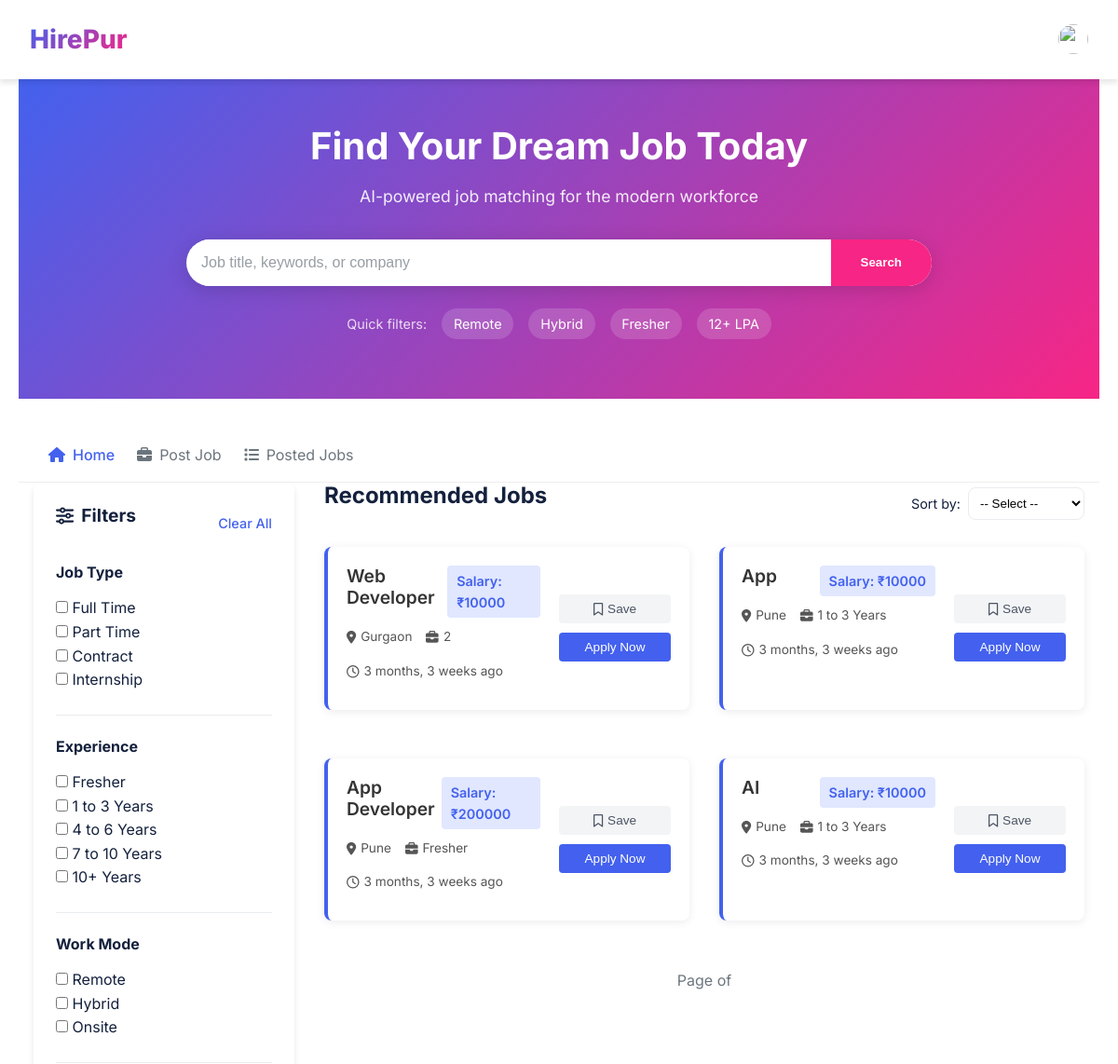
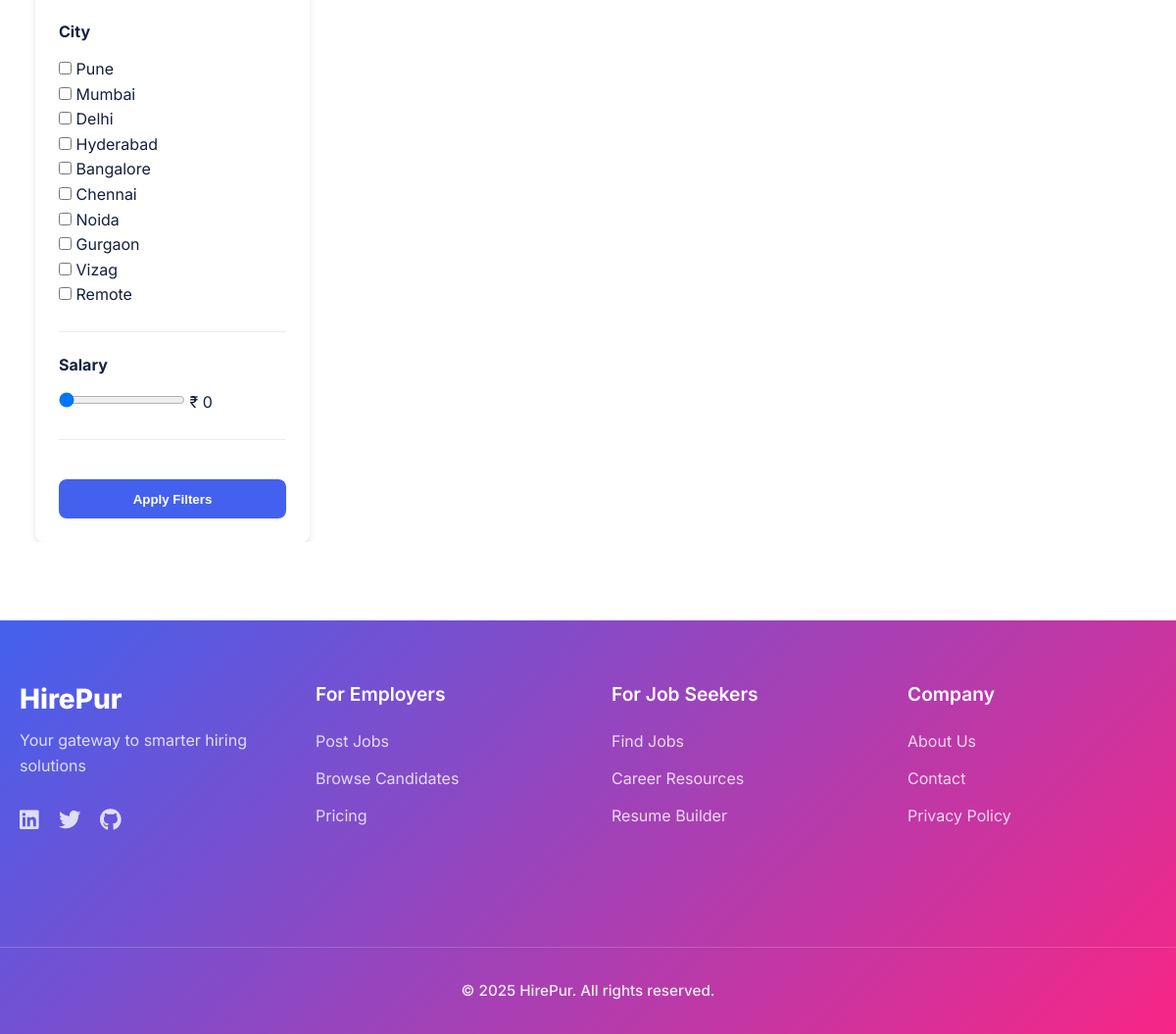
The page /home/ (signed in) on the database its author committed (2 pictures, top to bottom).
### main/models.py (models this page shows, shortened)
class Job(models.Model):
    JOB_TYPE_CHOICES = [
        ('full-time', 'Full Time'),
        ('part-time', 'Part Time'),
        ('contract', 'Contract'),
        ('internship', 'Internship'),
    ]
    WORK_MODE_CHOICES = [
        ('remote', 'Remote'),
        ('hybrid', 'Hybrid'),
        ('onsite', 'Onsite'),
    ]
    EXPERIENCE_CHOICES = [
        ('fresher', 'Fresher'),
        ('1-3', '1 to 3 Years'),
        ('4-6', '4 to 6 Years'),
        ('7-10', '7 to 10 Years'),
        ('10+', '10+ Years'),
    ]
    CITY_CHOICES = [
        ('pune', 'Pune'),
        ('mumbai', 'Mumbai'),
        ('delhi', 'Delhi'),
        ('hyderabad', 'Hyderabad'),
        ('bangalore', 'Bangalore'),
        ('chennai', 'Chennai'),
        ('noida', 'Noida'),
        ('gurgaon', 'Gurgaon'),
        ('vizag', 'Vizag'),
        ('remote', 'Remote'),
    ]
    employer = models.ForeignKey(EmployerProfile, on_delete=models.CASCADE)
    title = models.CharField(max_length=255)
    description = models.TextField()
    location = models.CharField(max_length=255, choices=CITY_CHOICES)
    job_type = models.CharField(max_length=20, choices=JOB_TYPE_CHOICES)
    work_mode = models.CharField(max_length=20, choices=WORK_MODE_CHOICES)
    salary = models.PositiveIntegerField()
    experience_required = models.CharField(max_length=100, choices=EXPERIENCE_CHOICES)
    posted_on = models.DateTimeField(auto_now_add=True)

### main/views.py (the view, shortened to what this page needs)
# urls.py: 2. Add a URL to urlpatterns:  path('', views.home, name='home')
@login_required
def home(request):
    jobs = Job.objects.all()
    q=request.GET.get('q')
    job_types = request.GET.getlist('job_type')
    work_modes = request.GET.getlist('work_mode')
    experiences = request.GET.getlist('experience')
    locations = request.GET.getlist('location')
    salary = request.GET.get('salary')
    sort_by = request.GET.get('sort_by')
    if sort_by == 'newest':
        jobs = jobs.order_by('-posted_on')
    elif sort_by == 'salary_high':
        jobs = jobs.order_by('-salary')
    elif sort_by == 'salary_low':
        jobs = jobs.order_by('salary')
    if job_types:
        jobs = jobs.filter(job_type__in=job_types)
    if work_modes:
        jobs = jobs.filter(work_mode__in=work_modes)
    if experiences:
        jobs = jobs.filter(experience_required__in=experiences)
    if locations:
        jobs = jobs.filter(location__in=locations)
    if salary:
        try:
            salary_value = int(salary)
            jobs = jobs.filter(salary__gte=salary_value)
        except ValueError:
            pass  # if invalid, ignore
    paginator = Paginator(jobs, 6)
    page = request.GET.get('page')
    jobs_paginated = paginator.get_page(page)
    user_type = 'unknown'
    profile = None
    try:
        if hasattr(request.user, 'employerprofile'):
            profile = EmployerProfile.objects.get(user=request.user)
            user_type = 'employer'
        elif hasattr(request.user, 'jobseekerprofile'):
            profile = JobSeekerProfile.objects.get(user=request.user)
            user_type = 'seeker'
    except Exception as e:
        print(f"Profile error: {e}")
    context = {
        'jobs': jobs_paginated,
        'selected_job_types': job_types,
        'selected_work_modes': work_modes,
        'selected_experiences': experiences,
        'selected_locations': locations,
        'salary': salary,
        'job_type_choices': Job.JOB_TYPE_CHOICES,
        'experience_choices': Job.EXPERIENCE_CHOICES,
        'work_mode_choices': Job.WORK_MODE_CHOICES,
        'city_choices': Job.CITY_CHOICES,
        'user_type': user_type,
        'profile': profile,
        'sort_by': sort_by,
        'jobs': jobs,
    }
    return render(request, 'main/home.html', context)

### main/templates/main/home.html (shortened to what this page needs)
{% extends "main/base.html" %}
{% load static %}
{% block content %}
<div class="home-container">
    <section class="search-hero">
        <div class="search-container">
            <h1>Find Your <span>Dream Job</span> Today</h1>
            <p style="color:white;">AI-powered job matching for the modern workforce</p>
            <form class="search-form" method="GET" action="{% url 'home' %}">
                <div class="search-input-group">
                    <i class="fas fa-search"></i>
                    <input type="text" name="q" placeholder="Job title, keywords, or company" value="{{ request.GET.q }}">
                   <button
                    type="submit"
                    class="search-btn"
                    style="background: var(--accent-color); color: white;"
                    onmouseover="this.style.color='var(--accent-color)';this.style.backgroundColor='white'"
                    onmouseout="this.style.color='white';this.style.backgroundColor='var(--accent-color)'"
                    >
                        Search
                    </button>
                </div>
            </form>
            <div class="quick-filters">
                <span>Quick filters:</span>
                <a href="?job_type=remote">Remote</a>
                <a href="?job_type=hybrid">Hybrid</a>
                <a href="?experience=fresher">Fresher</a>
                <a href="?salary=120000+">12+ LPA</a>
            </div>
        </div>
    </section>
    <div class="user-nav">
    <div class="user-nav-links">
        <a href="{% url 'home' %}" class="{% if request.path == '/home/' %}active{% endif %}">
            <i class="fas fa-home"></i> Home
        </a>
        {% if request.user.is_authenticated %}
        {% if request.user.jobseekerprofile %}
            <a href="{% url 'applied_jobs' %}" class="{% if 'applied-jobs' in request.path %}active{% endif %}">
                <i class="fas fa-file-alt"></i> Applied Jobs
            </a>
        {% elif request.user.employerprofile %}
            <a href="{% url 'post_job' %}" class="{% if 'post-job' in request.path %}active{% endif %}">
                <i class="fas fa-briefcase"></i> Post Job
            </a>
            <a href="{% url 'posted_jobs' %}" class="{% if 'posted-jobs' in request.path %}active{% endif %}">
                <i class="fas fa-list"></i> Posted Jobs
            </a>
        {% endif %}
    {% endif %}
    </div>
</div>
    <div class="home-main">
<aside class="filters-sidebar">
    <form method="GET" action="{% url 'home' %}">
        <div class="filters-header">
            <h3><i class="fas fa-sliders-h"></i> Filters</h3>
            <a href="{% url 'home' %}" class="clear-filters">Clear All</a>
        </div>
        <div class="filter-group">
            <h4>Job Type</h4>
            {% for value, label in job_type_choices %}
                <label>
                    <input type="checkbox" name="job_type" value="{{ value }}"
                        {% if value in selected_job_types %}checked{% endif %}>
                    {{ label }}
                </label><br>
            {% endfor %}
        </div>
        <div class="filter-group">
            <h4>Experience</h4>
            {% for value, label in experience_choices %}
                <label>
                    <input type="checkbox" name="experience" value="{{ value }}"
                        {% if value in selected_experience %}checked{% endif %}>
                    {{ label }}
                </label><br>
            {% endfor %}
        </div>
        <div class="filter-group">
            <h4>Work Mode</h4>
            {% for value, label in work_mode_choices %}
                <label>
                    <input type="checkbox" name="work_mode" value="{{ value }}"
                        {% if value in selected_work_modes %}checked{% endif %}>
                    {{ label }}
                </label><br>
            {% endfor %}
        </div>
        <div class="filter-group">
            <h4>City</h4>
            {% for value, label in city_choices %}
                <label>
                    <input type="checkbox" name="location" value="{{ value }}"
                        {% if value in selected_locations %}checked{% endif %}>
                    {{ label }}
                </label><br>
            {% endfor %}
        </div>
        <div class="filter-group">
            <h4>Salary</h4>
            <input type="range" name="salary" min="0" max="200000" step="1000"
                value="{{ request.GET.salary|default:0 }}" oninput="document.getElementById('salaryValue').innerText = this.value">
            <span>₹ <span id="salaryValue">{{ request.GET.salary|default:"0" }}</span></span>
        </div>
        <button type="submit" class="apply-filters">Apply Filters</button>
    </form>
</aside>
        <main class="job-listings">
            <div class="listings-header">
                <h2>{% if request.GET.q %}Results for "{{ request.GET.q }}"{% else %}Recommended Jobs{% endif %}</h2>
                <form method="get" id="filterForm">
                <div class="sort-options">
                    <span>Sort by:</span>
                    <select name="sort_by" id="sortSelect" onchange="this.form.submit()">
                        <option value="">-- Select --</option>
                    </select>
                </div>
            </form>
            </div>
            {% if jobs %}
            <div class="jobs-grid">
                {% for job in jobs %}
                    {% include 'main/partials/_job_card.html' with job=job %}
                {% endfor %}
            </div>
            <div class="pagination">
                <span class="current-page">
                    Page {{ jobs.number }} of {{ jobs.paginator.num_pages }}
                </span>
            </div>
            {% endif %}
        </main>
    </div>
</div>
{% endblock %}

### main/templates/main/partials/_job_card.html (shortened to what this page needs)
<div class="job-card-modern" onclick="window.location='{% url 'job_detail' job.id %}'">
    <div class="job-card-content-modern">
        <div class="job-header-modern">
            <div class="job-title-company">
                <h3>{{ job.title }}</h3>
            </div>
            <div class="salary-modern">Salary: ₹{{ job.salary }}</div>
        </div>
        <div class="job-meta-modern">
            <span><i class="fas fa-map-marker-alt"></i> {{ job.get_location_display|title }}</span>
            <span><i class="fas fa-briefcase"></i> {{ job.get_experience_required_display }}</span>
            <span><i class="far fa-clock"></i> {{ job.posted_on|timesince }} ago</span>
        </div>
    </div>
    <div class="job-actions-modern">
        <button class="save-btn-modern" onclick="event.stopPropagation()">
            <i class="far fa-bookmark"></i> Save
        </button>
        {% if user.is_authenticated %}
            {% if user.user_type == 'seeker' or not user == job.employer %}
                <button class="apply-btn-modern"
                        onclick="event.stopPropagation(); window.location='{% url 'apply_to_job' job.id %}'">
                    Apply Now
                </button>
            {% endif %}
        {% else %}
            <button class="login-btn-modern"
                    onclick="event.stopPropagation(); window.location='{% url 'login' %}?next={% url 'job_detail' job.id %}'">
                Login to Apply
            </button>
        {% endif %}
    </div>
</div>

### main/static/css/landing.css (style rules this page uses)
.jobs-grid { display: grid; grid-template-columns: repeat(auto-fill, minmax(350px, 1fr)); gap: 1.5rem; }

### main/static/css/home.css (style rules this page uses)
.home-container { max-width: 100%; overflow-x: hidden; }
.search-hero { background: linear-gradient(135deg, var(--primary-color) 0%, var(--accent-color) 100%); padding: 3rem 1rem 4rem; color: white; text-align: center; position: relative; margin-bottom: 2rem; }
.search-hero::after { content: ''; position: absolute; bottom: -50px; left: 0; right: 0; height: 50px; background-size: cover; background-repeat: no-repeat; }
.search-container { max-width: 800px; margin: 0 auto; }
.search-hero h1 { font-size: 2.5rem; font-weight: 700; margin-bottom: 1rem; }
.search-hero h1 span { color: var(--accent-light); }
.search-hero p { font-size: 1.1rem; margin-bottom: 2rem; opacity: 0.9; }
.search-form { margin-bottom: 1.5rem; }
.search-input-group { display: flex; background: white; border-radius: 50px; overflow: hidden; box-shadow: 0 4px 20px rgba(0, 0, 0, 0.15); }
.search-input-group input { flex: 1; padding: 1rem 0; border: none; outline: none; font-size: 1rem; }
.search-input-group input::placeholder { color: var(--text-secondary); opacity: 0.7; }
.search-btn { background: var(--accent-color); color: white; border: none; padding: 0 2rem; font-weight: 600; cursor: pointer; transition: var(--transition); }
.quick-filters { display: flex; justify-content: center; align-items: center; flex-wrap: wrap; gap: 0.5rem 1rem; font-size: 0.9rem; }
.quick-filters span { opacity: 0.8; }
.quick-filters a { color: white; text-decoration: none; padding: 0.3rem 0.8rem; background: rgba(255, 255, 255, 0.15); border-radius: 20px; transition: var(--transition); }
.home-main { display: flex; max-width: 1400px; margin: 0 auto; padding: 0 1rem; gap: 2rem; }
.filters-sidebar { flex: 0 0 280px; background: white; border-radius: var(--border-radius); padding: 1.5rem; box-shadow: var(--box-shadow); height: fit-content; position: sticky; top: 1rem; }
.filters-header { display: flex; justify-content: space-between; align-items: center; margin-bottom: 1.5rem; }
.filters-header h3 { font-size: 1.2rem; display: flex; align-items: center; gap: 0.5rem; }
.clear-filters { background: none; border: none; color: var(--primary-color); font-weight: 500; cursor: pointer; font-size: 0.9rem; }
.filter-group { margin-bottom: 1.5rem; padding-bottom: 1.5rem; border-bottom: 1px solid var(--light-gray); }
.filter-group h4 { font-size: 1rem; margin-bottom: 1rem; color: var(--text-primary); }
.apply-filters { width: 100%; padding: 0.8rem; background: var(--primary-color); color: white; border: none; border-radius: var(--border-radius); font-weight: 600; margin-top: 1rem; cursor: pointer; transition: var(--transition); }
.job-listings { flex: 1; }
.listings-header { display: flex; justify-content: space-between; align-items: center; margin-bottom: 1.5rem; }
.listings-header h2 { font-size: 1.5rem; color: var(--text-primary); }
.sort-options { display: flex; align-items: center; gap: 0.5rem; font-size: 0.9rem; }
.sort-options select { padding: 0.5rem; border-radius: var(--border-radius); border: 1px solid var(--light-gray); background: white; cursor: pointer; }
.jobs-grid { display: grid; grid-template-columns: repeat(auto-fill, minmax(350px, 1fr)); gap: 1.5rem; margin-bottom: 2rem; }
.pagination { display: flex; justify-content: center; align-items: center; gap: 0.5rem; margin-top: 2rem; }
.current-page { padding: 0 1rem; color: var(--text-secondary); }
.user-nav { display: flex; justify-content: space-between; align-items: center; padding: 0.5rem 2rem; background: white; border-bottom: 1px solid #eee; }
.user-nav-links { display: flex; gap: 1.5rem; }
.user-nav-links a { display: flex; align-items: center; gap: 0.5rem; color: var(--text-secondary); text-decoration: none; padding: 0.5rem 0; }
.user-nav-links a.active { color: var(--primary-color); font-weight: 500; }
a { text-decoration: none !important; }

### main/static/css/profile.css (style rules this page uses)
:root { --primary-color: #ff6b9a; --primary-dark: #e05584; --primary-light: #ffd6e5; --secondary-color: #a18fff; --white: #ffffff; --light-gray: #f9f9f9; --medium-gray: #e0e0e0; --text-primary: #2d2d2d; --text-secondary: #5a5a5a; --gradient-start: #ff6b9a; --gradient-end: #a18fff; --success-color: #4cc9f0; }

### rows shown on the page
Job: title "Web Developer", salary "10000", location "Gurgaon", experience_required "2", posted_on "3 months, 3 weeks", shows "Apply Now"
Job: title "App", salary "10000", location "Pune", experience_required "1 to 3 Years", posted_on "3 months, 3 weeks", shows "Apply Now"
Job: title "App Developer", salary "200000", location "Pune", experience_required "Fresher", posted_on "3 months, 3 weeks", shows "Apply Now"
Job: title "AI", salary "10000", location "Pune", experience_required "1 to 3 Years", posted_on "3 months, 3 weeks", shows "Apply Now"

### other values the page prints
{{ label }} "Full Time" "Part Time" "Contract" "Internship"
{{ label }} "Fresher" "1 to 3 Years" "4 to 6 Years" "7 to 10 Years" "10+ Years"
{{ label }} "Remote" "Hybrid" "Onsite"
{{ label }} "Pune" "Mumbai" "Delhi" "Hyderabad" "Bangalore" "Chennai" "Noida" "Gurgaon" "Vizag" "Remote"
{{ request.GET.salary|default:"0" }} "0"
